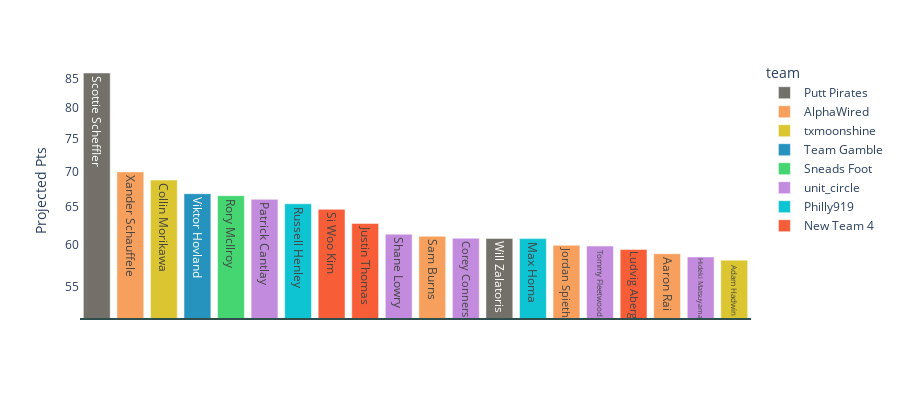

Write notebook code for a chart like this one.
### Code cell
#  TOP 20 PLAYS
top20 = week.sort_values(by = 'proj_pts',ascending=False)[:20].reset_index(drop=True)
px.bar(top20,
        y = 'proj_pts',
        color = 'team',
        color_discrete_map=team_color,
        labels = {'index':"", 'proj_pts':'Projected Pts'},
        text=week[:20].index,
        #       text_auto = ",.0f",
        template = 'plotly_white',
        height=400,
        log_y=True,
        hover_name='player'
        ).add_hline(y=week.proj_pts.mean(),line_color='darkslategrey'
        ).update_xaxes(showticklabels=False
        ).update_yaxes(showgrid=False)

### Figure 1 — Plotly figure (JSON) as saved in the notebook; plotly's stock layout.template omitted (floating-point values rounded to 4 significant figures)
{"data": [{"alignmentgroup": "True", "hovertemplate": "<b>%{hovertext}</b><br><br>team=Putt Pirates<br>=%{x}<br>Projected Pts=%{y}<br>text=%{text}<extra></extra>", "hovertext": ["Scheffler, Scottie", "Zalatoris, Will"], "legendgroup": "Putt Pirates", "marker": {"color": "rgb(115,112,106)", "pattern": {"shape": ""}}, "name": "Putt Pirates", "offsetgroup": "Putt Pirates", "orientation": "v", "showlegend": true, "text": ["Scottie Scheffler", "Will Zalatoris"], "textposition": "auto", "type": "bar", "x": [0, 12], "xaxis": "x", "y": [86.04, 60.85], "yaxis": "y"}, {"alignmentgroup": "True", "hovertemplate": "<b>%{hovertext}</b><br><br>team=AlphaWired<br>=%{x}<br>Projected Pts=%{y}<br>text=%{text}<extra></extra>", "hovertext": ["Schauffele, Xander", "Burns, Sam", "Spieth, Jordan", "Rai, Aaron"], "legendgroup": "AlphaWired", "marker": {"color": "rgb(247,160,93)", "pattern": {"shape": ""}}, "name": "AlphaWired", "offsetgroup": "AlphaWired", "orientation": "v", "showlegend": true, "text": ["Xander Schauffele", "Sam Burns", "Jordan Spieth", "Aaron Rai"], "textposition": "auto", "type": "bar", "x": [1, 10, 14, 17], "xaxis": "x", "y": [69.94, 61.12, 59.98, 58.92], "yaxis": "y"}, {"alignmentgroup": "True", "hovertemplate": "<b>%{hovertext}</b><br><br>team=txmoonshine<br>=%{x}<br>Projected Pts=%{y}<br>text=%{text}<extra></extra>", "hovertext": ["Morikawa, Collin", "Hadwin, Adam"], "legendgroup": "txmoonshine", "marker": {"color": "rgb(219,197,48)", "pattern": {"shape": ""}}, "name": "txmoonshine", "offsetgroup": "txmoonshine", "orientation": "v", "showlegend": true, "text": ["Collin Morikawa", "Adam Hadwin"], "textposition": "auto", "type": "bar", "x": [2, 19], "xaxis": "x", "y": [68.75, 58.14], "yaxis": "y"}, {"alignmentgroup": "True", "hovertemplate": "<b>%{hovertext}</b><br><br>team=Team Gamble<br>=%{x}<br>Projected Pts=%{y}<br>text=%{text}<extra></extra>", "hovertext": ["Hovland, Viktor"], "legendgroup": "Team Gamble", "marker": {"color": "rgb(38,147,190)", "pattern": {"shape": ""}}, "name": "Team Gamble", "offsetgroup": "Team Gamble", "orientation": "v", "showlegend": true, "text": ["Viktor Hovland"], "textposition": "auto", "type": "bar", "x": [3], "xaxis": "x", "y": [66.82], "yaxis": "y"}, {"alignmentgroup": "True", "hovertemplate": "<b>%{hovertext}</b><br><br>team=Sneads Foot<br>=%{x}<br>Projected Pts=%{y}<br>text=%{text}<extra></extra>", "hovertext": ["McIlroy, Rory"], "legendgroup": "Sneads Foot", "marker": {"color": "rgb(70,214,113)", "pattern": {"shape": ""}}, "name": "Sneads Foot", "offsetgroup": "Sneads Foot", "orientation": "v", "showlegend": true, "text": ["Rory McIlroy"], "textposition": "auto", "type": "bar", "x": [4], "xaxis": "x", "y": [66.55], "yaxis": "y"}, {"alignmentgroup": "True", "hovertemplate": "<b>%{hovertext}</b><br><br>team=unit_circle<br>=%{x}<br>Projected Pts=%{y}<br>text=%{text}<extra></extra>", "hovertext": ["Cantlay, Patrick", "Lowry, Shane", "Conners, Corey", "Fleetwood, Tommy", "Matsuyama, Hideki"], "legendgroup": "unit_circle", "marker": {"color": "rgb(194,139,221)", "pattern": {"shape": ""}}, "name": "unit_circle", "offsetgroup": "unit_circle", "orientation": "v", "showlegend": true, "text": ["Patrick Cantlay", "Shane Lowry", "Corey Conners", "Tommy Fleetwood", "Hideki Matsuyama"], "textposition": "auto", "type": "bar", "x": [5, 9, 11, 15, 18], "xaxis": "x", "y": [66.03, 61.39, 60.87, 59.88, 58.53], "yaxis": "y"}, {"alignmentgroup": "True", "hovertemplate": "<b>%{hovertext}</b><br><br>team=Philly919<br>=%{x}<br>Projected Pts=%{y}<br>text=%{text}<extra></extra>", "hovertext": ["Henley, Russell", "Homa, Max"], "legendgroup": "Philly919", "marker": {"color": "rgb(14,195,210)", "pattern": {"shape": ""}}, "name": "Philly919", "offsetgroup": "Philly919", "orientation": "v", "showlegend": true, "text": ["Russell Henley", "Max Homa"], "textposition": "auto", "type": "bar", "x": [6, 13], "xaxis": "x", "y": [65.42, 60.82], "yaxis": "y"}, {"alignmentgroup": "True", "hovertemplate": "<b>%{hovertext}</b><br><br>team=New Team 4<br>=%{x}<br>Projected Pts=%{y}<br>text=%{text}<extra></extra>", "hovertext": ["Kim, Si Woo", "Thomas, Justin", "Aberg, Ludvig"], "legendgroup": "New Team 4", "marker": {"color": "rgb(247,94,56)", "pattern": {"shape": ""}}, "name": "New Team 4", "offsetgroup": "New Team 4", "orientation": "v", "showlegend": true, "text": ["Si Woo Kim", "Justin Thomas", "Ludvig Aberg"], "textposition": "auto", "type": "bar", "x": [7, 8, 16], "xaxis": "x", "y": [64.67, 62.79, 59.46], "yaxis": "y"}], "layout": {"barmode": "relative", "height": 400, "legend": {"title": {"text": "team"}, "tracegroupgap": 0}, "margin": {"t": 60}, "shapes": [{"line": {"color": "darkslategrey"}, "type": "line", "x0": 0, "x1": 1, "xref": "x domain", "y0": 51.39, "y1": 51.39, "yref": "y"}], "xaxis": {"anchor": "y", "domain": [0, 1], "showticklabels": false, "title": {"text": ""}}, "yaxis": {"anchor": "x", "domain": [0, 1], "showgrid": false, "title": {"text": "Projected Pts"}, "type": "log"}}}
